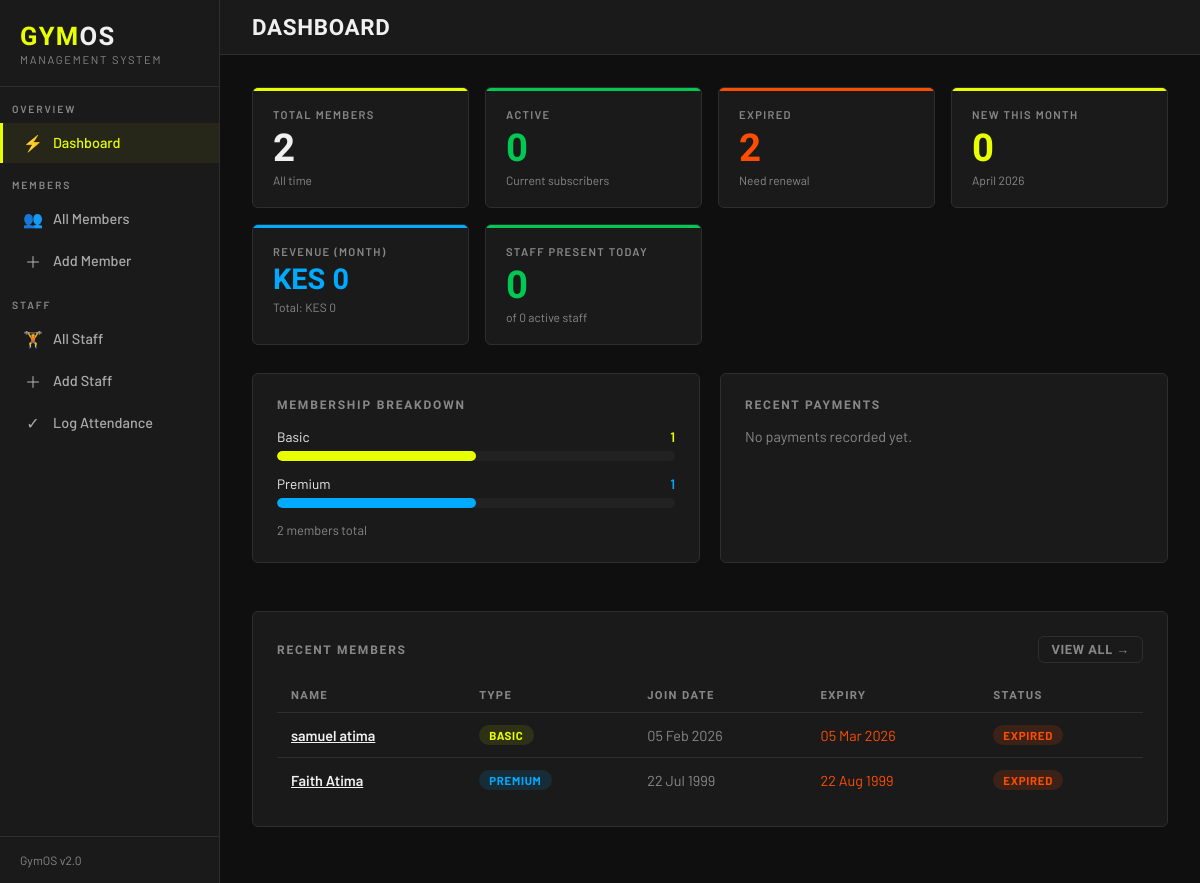
The page / on the database its author committed.
### core/models.py (models this page shows, shortened)
class Member(models.Model):
    MEMBERSHIP_CHOICES = [
        ('Basic', 'Basic'),
        ('Premium', 'Premium'),
    ]
    STATUS_CHOICES = [
        ('Active', 'Active'),
        ('Expired', 'Expired'),
        ('Suspended', 'Suspended'),
    ]
    name = models.CharField(max_length=100)
    phone = models.CharField(max_length=15, unique=True)
    email = models.EmailField(unique=True)
    join_date = models.DateField(null=True, blank=True)
    duration_months = models.PositiveIntegerField(default=1)
    expiry_date = models.DateField(blank=True, null=True)
    membership_type = models.CharField(max_length=10, choices=MEMBERSHIP_CHOICES)
    status = models.CharField(max_length=10, choices=STATUS_CHOICES, default='Active')
    class Meta:
        ordering = ['-join_date']
    @property
    def is_expired(self):
        if self.expiry_date:
            return self.expiry_date < timezone.now().date()
        return False

### core/views.py (the view)
# urls.py: path('', views.dashboard, name='dashboard'),
def dashboard(request):
    today = timezone.now().date()
    total_members = Member.objects.count()
    active_members = Member.objects.filter(status='Active').count()
    expired_members = Member.objects.filter(status='Expired').count()
    new_this_month = Member.objects.filter(
        join_date__year=today.year,
        join_date__month=today.month
    ).count()
    total_revenue = Payment.objects.aggregate(t=Sum('amount'))['t'] or 0
    revenue_this_month = Payment.objects.filter(
        payment_date__year=today.year,
        payment_date__month=today.month
    ).aggregate(t=Sum('amount'))['t'] or 0
    total_staff = Staff.objects.count()
    active_staff = Staff.objects.filter(status='Active').count()
    present_today = Attendance.objects.filter(date=today, status='Present').count()
    basic_count = Member.objects.filter(membership_type='Basic').count()
    premium_count = Member.objects.filter(membership_type='Premium').count()
    recent_members = Member.objects.order_by('-join_date')[:5]
    recent_payments = Payment.objects.select_related('member').order_by('-payment_date')[:5]
    return render(request, 'members/dashboard.html', {
        'total_members': total_members,
        'active_members': active_members,
        'expired_members': expired_members,
        'new_this_month': new_this_month,
        'total_revenue': total_revenue,
        'revenue_this_month': revenue_this_month,
        'total_staff': total_staff,
        'active_staff': active_staff,
        'present_today': present_today,
        'basic_count': basic_count,
        'premium_count': premium_count,
        'recent_members': recent_members,
        'recent_payments': recent_payments,
        'today': today,
    })

### core/templates/members/dashboard.html (shortened to what this page needs)
{% extends "members/base.html" %}
{% block nav_dashboard %}active{% endblock %}
{% block page_title %}Dashboard{% endblock %}
{% block content %}
<div class="stats-grid">
    <div class="stat-tile">
        <div class="stat-label">Total Members</div>
        <div class="stat-value">{{ total_members }}</div>
        <div class="stat-sub">All time</div>
    </div>
    <div class="stat-tile green">
        <div class="stat-label">Active</div>
        <div class="stat-value" style="color:var(--success)">{{ active_members }}</div>
        <div class="stat-sub">Current subscribers</div>
    </div>
    <div class="stat-tile red">
        <div class="stat-label">Expired</div>
        <div class="stat-value" style="color:var(--accent2)">{{ expired_members }}</div>
        <div class="stat-sub">Need renewal</div>
    </div>
    <div class="stat-tile">
        <div class="stat-label">New This Month</div>
        <div class="stat-value" style="color:var(--accent)">{{ new_this_month }}</div>
        <div class="stat-sub">{{ today|date:"F Y" }}</div>
    </div>
    <div class="stat-tile blue">
        <div class="stat-label">Revenue (Month)</div>
        <div class="stat-value" style="color:#00aaff; font-size:1.8rem;">KES {{ revenue_this_month|floatformat:0 }}</div>
        <div class="stat-sub">Total: KES {{ total_revenue|floatformat:0 }}</div>
    </div>
    <div class="stat-tile green">
        <div class="stat-label">Staff Present Today</div>
        <div class="stat-value" style="color:var(--success)">{{ present_today }}</div>
        <div class="stat-sub">of {{ active_staff }} active staff</div>
    </div>
</div>
<div style="display:grid; grid-template-columns:1fr 1fr; gap:20px; margin-bottom:24px;">
    <div class="card">
        <div class="card-title">Membership Breakdown</div>
        {% with total=basic_count|add:premium_count %}
        {% if total > 0 %}
            <div style="margin-bottom:14px;">
                <div style="display:flex; justify-content:space-between; font-size:0.85rem; margin-bottom:6px;">
                    <span>Basic</span>
                    <span style="color:var(--accent); font-weight:600;">{{ basic_count }}</span>
                </div>
                <div class="progress-wrap">
                    <div class="progress-bar" style="width:{% widthratio basic_count total 100 %}%"></div>
                </div>
            </div>
            <div>
                <div style="display:flex; justify-content:space-between; font-size:0.85rem; margin-bottom:6px;">
                    <span>Premium</span>
                    <span style="color:#00aaff; font-weight:600;">{{ premium_count }}</span>
                </div>
                <div class="progress-wrap">
                    <div class="progress-bar" style="width:{% widthratio premium_count total 100 %}%; background:#00aaff;"></div>
                </div>
            </div>
            <div style="margin-top:14px; font-size:0.8rem; color:var(--muted);">{{ total }} members total</div>
        {% else %}
            <p style="color:var(--muted); font-size:0.9rem;">No members yet.</p>
        {% endif %}
        {% endwith %}
    </div>
    <div class="card">
        <div class="card-title">Recent Payments</div>
        {% if recent_payments %}
        <table>
            <tbody>
            {% for p in recent_payments %}
            <tr>
                <td style="padding:8px 0; border-bottom:1px solid var(--border);">
                    <div style="font-weight:600; font-size:0.9rem;">{{ p.member.name }}</div>
                    <div style="font-size:0.75rem; color:var(--muted);">{{ p.payment_date|date:"d M Y" }} · {{ p.payment_method }}</div>
                </td>
                <td style="padding:8px 0; border-bottom:1px solid var(--border); text-align:right; font-family:'Barlow Condensed',sans-serif; font-size:1.1rem; font-weight:700; color:var(--success);">
                    KES {{ p.amount|floatformat:0 }}
                </td>
            </tr>
            {% endfor %}
            </tbody>
        </table>
        {% else %}
        <p style="color:var(--muted); font-size:0.9rem;">No payments recorded yet.</p>
        {% endif %}
    </div>
</div>
<div class="card">
    <div class="card-title" style="display:flex; justify-content:space-between; align-items:center;">
        <span>Recent Members</span>
        <a href="{% url 'core:member_list' %}" class="btn btn-ghost btn-sm">View All →</a>
    </div>
    {% if recent_members %}
    <div class="table-wrap">
    <table>
        <thead>
            <tr><th>Name</th><th>Type</th><th>Join Date</th><th>Expiry</th><th>Status</th></tr>
        </thead>
        <tbody>
        {% for m in recent_members %}
        <tr>
            <td><a href="{% url 'core:member_detail' m.pk %}" style="color:var(--text); font-weight:600;">{{ m.name }}</a></td>
            <td><span class="badge badge-{{ m.membership_type|lower }}">{{ m.membership_type }}</span></td>
            <td style="color:var(--muted);">{{ m.join_date|date:"d M Y"|default:"—" }}</td>
            <td style="color:{% if m.is_expired %}var(--accent2){% else %}var(--muted){% endif %};">{{ m.expiry_date|date:"d M Y"|default:"—" }}</td>
            <td><span class="badge badge-{{ m.status|lower }}">{{ m.status }}</span></td>
        </tr>
        {% endfor %}
        </tbody>
    </table>
    </div>
    {% else %}
    <div class="empty"><div class="empty-icon">👥</div><p>No members yet. <a href="{% url 'core:add_member' %}" style="color:var(--accent);">Add one now.</a></p></div>
    {% endif %}
</div>
{% endblock %}

### core/templates/members/base.html (style rules this page uses)
:root { --bg: #0f0f0f; --surface: #1a1a1a; --surface2: #222222; --border: #2e2e2e; --accent: #e8ff00; --accent2: #ff4d00; --text: #f0f0f0; --muted: #888; --success: #00c853; --radius: 6px; }
*, *::before, *::after { box-sizing: border-box; margin: 0; padding: 0; }
body { font-family: 'Barlow', sans-serif; background: var(--bg); color: var(--text); min-height: 100vh; display: flex; }
.btn { display: inline-flex; align-items: center; gap: 6px; padding: 8px 18px; border-radius: var(--radius); font-family: 'Barlow Condensed', sans-serif; font-size: 0.95rem; font-weight: 600; letter-spacing: 0.05em; text-transform: uppercase; text-decoration: none; border: none; cursor: pointer; transition: all 0.15s; }
.btn-ghost { background: transparent; color: var(--muted); border: 1px solid var(--border); }
.btn-sm { padding: 5px 12px; font-size: 0.8rem; }
.card { background: var(--surface); border: 1px solid var(--border); border-radius: var(--radius); padding: 24px; margin-bottom: 24px; }
.card-title { font-family: 'Barlow Condensed', sans-serif; font-size: 0.75rem; font-weight: 700; letter-spacing: 0.15em; text-transform: uppercase; color: var(--muted); margin-bottom: 16px; }
.stats-grid { display: grid; grid-template-columns: repeat(auto-fit, minmax(180px, 1fr)); gap: 16px; margin-bottom: 28px; }
.stat-tile { background: var(--surface); border: 1px solid var(--border); border-radius: var(--radius); padding: 20px; position: relative; overflow: hidden; }
.stat-tile::before { content: ''; position: absolute; top: 0; left: 0; right: 0; height: 3px; background: var(--accent); }
.stat-tile.red::before { background: var(--accent2); }
.stat-tile.green::before { background: var(--success); }
.stat-tile.blue::before { background: #00aaff; }
.stat-label { font-size: 0.7rem; font-weight: 600; letter-spacing: 0.12em; text-transform: uppercase; color: var(--muted); }
.stat-value { font-family: 'Barlow Condensed', sans-serif; font-size: 2.4rem; font-weight: 800; line-height: 1.1; margin-top: 6px; }
.stat-sub { font-size: 0.75rem; color: var(--muted); margin-top: 4px; }
.table-wrap { overflow-x: auto; }
table { width: 100%; border-collapse: collapse; font-size: 0.9rem; }
thead th { text-align: left; padding: 10px 14px; font-family: 'Barlow Condensed', sans-serif; font-size: 0.7rem; font-weight: 700; letter-spacing: 0.12em; text-transform: uppercase; color: var(--muted); border-bottom: 1px solid var(--border); }
tbody td { padding: 12px 14px; border-bottom: 1px solid var(--border); vertical-align: middle; }
tbody tr:last-child td { border-bottom: none; }
.badge { display: inline-block; padding: 3px 10px; border-radius: 20px; font-size: 0.72rem; font-weight: 700; letter-spacing: 0.06em; text-transform: uppercase; }
.badge-expired { background: rgba(255,77,0,0.15); color: var(--accent2); }
.badge-basic { background: rgba(232,255,0,0.1); color: var(--accent); }
.badge-premium { background: rgba(0,170,255,0.12); color: #00aaff; }
.progress-wrap { background: var(--surface2); border-radius: 99px; height: 10px; overflow: hidden; }
.progress-bar { height: 100%; border-radius: 99px; background: var(--accent); transition: width 0.6s ease; }

### rows shown on the page
Member: name "samuel atima", membership_type "BASIC", join_date "05 Feb 2026", expiry_date "05 Mar 2026", status "EXPIRED"
Member: name "Faith Atima", membership_type "PREMIUM", join_date "22 Jul 1999", expiry_date "22 Aug 1999", status "EXPIRED"

### other values the page prints
{{ total_members }} "2"
{{ active_members }} "0"
{{ expired_members }} "2"
{{ new_this_month }} "0"
{{ revenue_this_month|floatformat:0 }} "0"
{{ total_revenue|floatformat:0 }} "0"
{{ present_today }} "0"
{{ active_staff }} "0"
{{ basic_count }} "1"
{{ premium_count }} "1"
{{ total }} "2"
